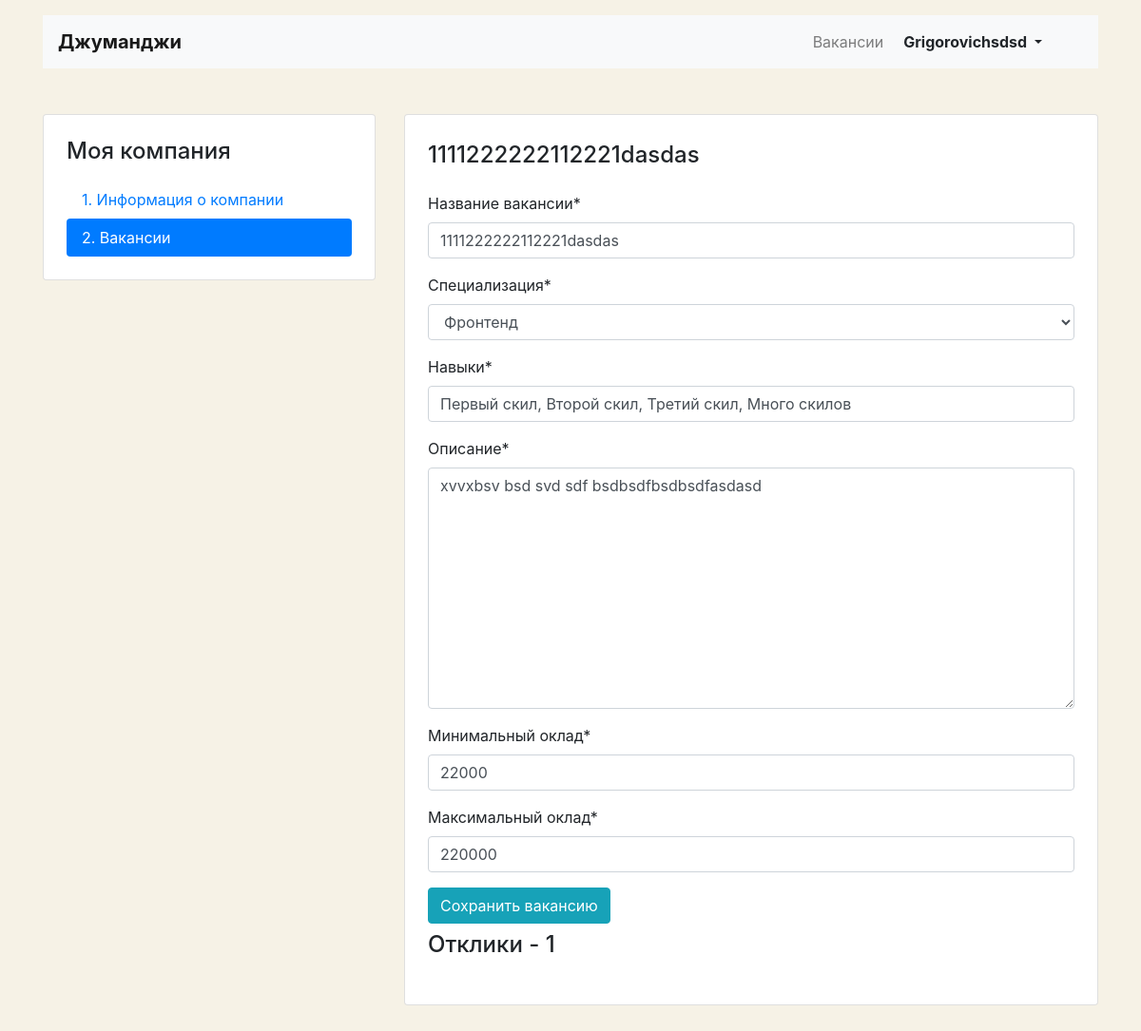
The app's page /mycompany/vacancies/8/ (signed in) with its own data.
### step_job/models.py (models this page shows, shortened)
class Vacancy(models.Model):
    title = models.CharField(max_length=64)
    specialty = models.ForeignKey(Specialty, on_delete=models.CASCADE, related_name="vacancies")
    company = models.ForeignKey(Company, on_delete=models.CASCADE, related_name="vacancies")
    skills = models.CharField(max_length=64)
    description = models.TextField(max_length=2056)
    salary_min = models.PositiveIntegerField()
    salary_max = models.PositiveIntegerField()
    published_at = models.DateTimeField(auto_now_add=True, blank=True)
    class Meta:
        verbose_name = "Вакансия"
        verbose_name_plural = "Вакансии"

class Specialty(models.Model):
    code = models.CharField(max_length=64, unique=True)
    title = models.CharField(max_length=64)
    picture = models.ImageField(default='https://place-hold.it/100x60', upload_to=MEDIA_SPECIALITY_IMAGE_DIR)
    class Meta:
        verbose_name = "Специализация"
        verbose_name_plural = "Специализации"
    def __str__(self):
        return self.title.title()

### step_job/views/views.py (the view)
# urls.py: path('mycompany/vacancies/<int:pk>/', UpdateVacancyView.as_view(), name='my_vacancy_edit'),
class UpdateVacancyView(LoginRequiredMixin, SuccessMessageMixin, UpdateView):
    model = Vacancy
    context_object_name = "vacancy"
    template_name = "vacancy/vacancy-edit.html"
    form_class = VacancyForm
    success_url = "/mycompany/vacancies/8/"  # Как получить сода ПК
    success_message = "Данные вакансии обновлены!"
    pk_url_kwarg = "pk"

### step_job/forms.py
class VacancyForm(forms.ModelForm):
    def __init__(self, *args, **kwargs):
        super().__init__(*args, **kwargs)
        self.helper = FormHelper()
        self.helper.form_method = 'post'
        self.helper.add_input(Submit('submit', 'Submit'))
        self.helper.form_class = 'form-horizontal'
        self.helper.label_class = 'col-lg-2'
        self.helper.field_class = 'col-lg-8'
    class Meta:
        model = Vacancy
        fields = [
            "title",
            "specialty",
            "skills",
            "description",
            "salary_min",
            "salary_max",
        ]
        exclude = [
            "company",
            "published_at",
        ]
        labels = {
            "title": _("Название вакансии"),
            "specialty": _("Специализация"),
            "skills": _("Навыки"),
            "description": _("Описание"),
            "salary_min": _("Минимальный оклад"),
            "salary_max": _("Максимальный оклад"),
        }

### templates/vacancy/vacancy-edit.html (shortened to what this page needs)
{% extends "company/company_base.html" %}
{% load crispy_forms_filters %}
{% block container %}
  <main class="container mt-3 pb-5">
    <div class="row mt-5">
      <div class="col-12 col-lg-4">
        <aside class="pt-3 pb-4 px-4 mb-5 card">
          <h1 class="h4 pt-2 pb-2">Моя компания</h1>
          <div class="nav flex-column nav-pills" id="v-pills-tab" role="tablist" aria-orientation="vertical">
            <a class="nav-link {% if 'vacancies' not in request.path  %}active{% endif %}"
               href="{% url 'my_company' %}">1. Информация о компании </a>
              <a class="nav-link {% if 'vacancies' in request.path %}active{% endif %}"
              href="{% url 'list_my_vacancies' %}">2. Вакансии</a>
          </div>
        </aside>
      </div>
      <div class="col-12 col-lg-8">
        <div class="card">
          <div class="card-body px-4 pb-4 tab-content">
            <section>
              <h2 class="h4 pt-2 pb-3">{{ vacancy.title }}</h2>
                <form method="post">
                    {{ form|crispy }}
                    <input type="submit" class="btn btn-info" value="Сохранить вакансию">
                </form>
              <h2 class="h4 pt-2 pb-3">Отклики - {{ vacancy.applications.count }}</h2>
            </section>
          </div>
        </div>
      </div>
    </div>
  </main>
{% endblock container %}

### templates/company/company_base.html (shortened to what this page needs)
<!DOCTYPE html>
<html lang="ru">
<head>
  <link rel="stylesheet" href="https://stackpath.bootstrapcdn.com/bootstrap/4.3.1/css/bootstrap.min.css">
</head>
<body>
  <header class="container mt-3">
    <nav class="navbar navbar-expand-lg navbar-light bg-light">
      <a class="navbar-brand mr-4 font-weight-bold" href="{% url 'index' %}">Джуманджи</a>
      <div class="collapse navbar-collapse justify-content-between" id="navbarNav">
          <ul class="navbar-nav col-2 justify-content-end">
              <div class="collapse navbar-collapse justify-content-between" id="navbarNav">
                      <li class="nav-item">
                          <a class="nav-link" href="{% url 'vacancies' %}">Вакансии</a>
                      </li>
                  <ul class="navbar-nav col-2 justify-content-end">
                      <li class="nav-item active">
                          <div class="btn-group">
                              <button type="button" class="btn dropdown-toggle font-weight-bold" data-toggle="dropdown" aria-haspopup="true" aria-expanded="false">
                                  {{ request.user }}
                              </button>
                          </div>
                      </li>
                  </ul>
              </div>
          </ul>
      </div>
    </nav>
  </header>
  {% block container %}
  {% endblock container %}
</body>
</html>

### templates/company/company_base.html (style rules this page uses)
body { background-color: #F6F2E6; }

### records on screen
Vacancy: title "1111222222112221dasdas", specialty "Фронтенд", skills "Первый скил, Второй скил, Третий скил, Много скилов", description "xvvxbsv bsd svd sdf bsdbsdfbsdbsdfasdasd", salary_min "22000", salary_max "220000", applications.count "1"

### other values on screen
{{ request.user }} "Grigorovichsdsd"
